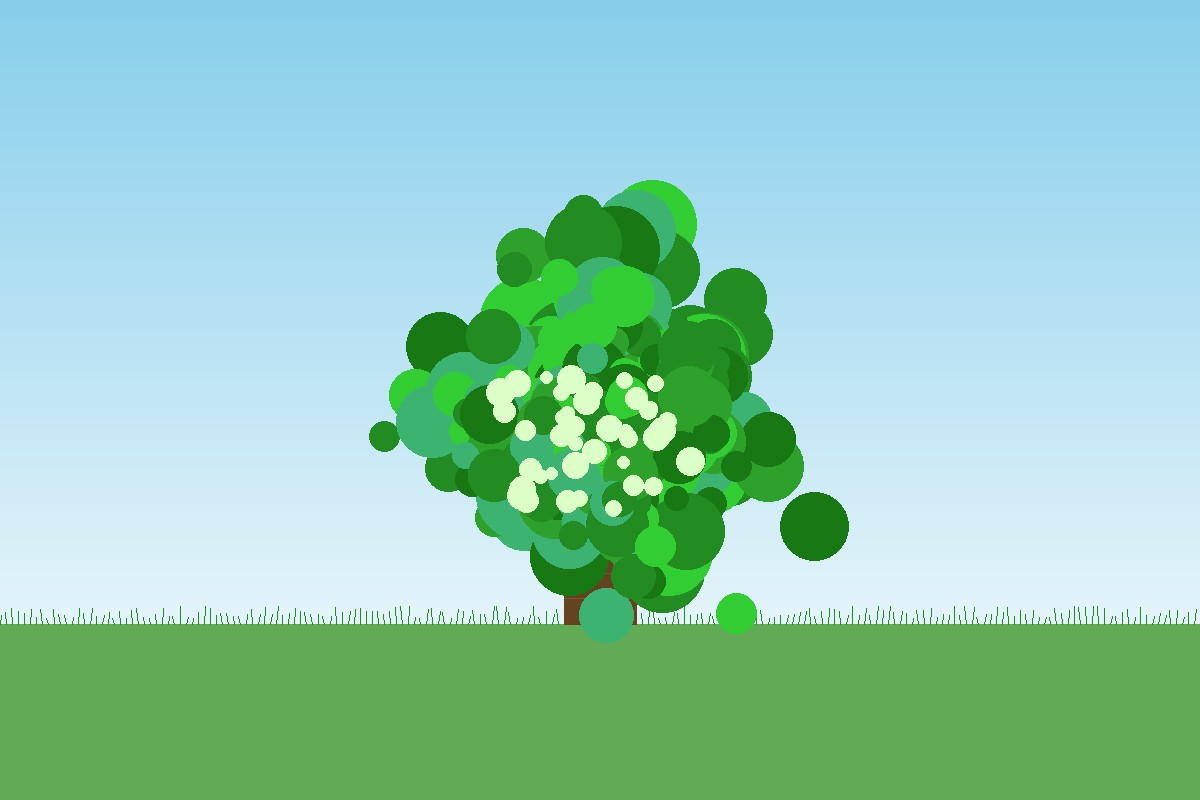

Recreate this plot in Python.
# generate_tree_image.py
# Creates a simple stylized tree image and saves it to D:/Gitdemo/First-repo/image.jpg
# Requires: Pillow (pip install pillow)

from PIL import Image, ImageDraw
import os
import random
import math

OUT_PATH = r"D:/Gitdemo/First-repo/image.jpg"
W, H = 1200, 800

def ensure_dir(path):
    d = os.path.dirname(path)
    if d and not os.path.exists(d):
        os.makedirs(d, exist_ok=True)

def draw_sky_gradient(draw, w, h, top=(135, 206, 235), bottom=(255, 255, 255)):
    for y in range(h):
        t = y / (h - 1)
        r = int(top[0] * (1 - t) + bottom[0] * t)
        g = int(top[1] * (1 - t) + bottom[1] * t)
        b = int(top[2] * (1 - t) + bottom[2] * t)
        draw.line([(0, y), (w, y)], fill=(r, g, b))

def draw_trunk(draw, cx, ground_y, trunk_width, trunk_height):
    left = cx - trunk_width // 2
    right = cx + trunk_width // 2
    top = ground_y - trunk_height
    # trunk rectangle
    draw.rectangle([left, top, right, ground_y], fill=(101, 67, 33))
    # add some rings/texture
    for i in range(6):
        yy = top + int((i+1) * trunk_height / 7)
        draw.line([(left, yy), (right, yy)], fill=(120, 85, 51), width=1)

def draw_canopy(draw, cx, top_y, radius, leaf_colors):
    # draw layered clusters of leaves using circles
    n_clusters = 160
    for i in range(n_clusters):
        angle = random.uniform(0, 2*math.pi)
        r = random.gauss(radius*0.6, radius*0.3)
        rx = int(cx + math.cos(angle) * r * random.uniform(0.2, 1.0))
        ry = int(top_y + math.sin(angle) * r * random.uniform(0.2, 1.0))
        leaf_r = random.randint(int(radius*0.08), int(radius*0.2))
        color = random.choice(leaf_colors)
        bbox = [rx - leaf_r, ry - leaf_r, rx + leaf_r, ry + leaf_r]
        draw.ellipse(bbox, fill=color, outline=None)

def draw_ground(draw, w, h, ground_y):
    draw.rectangle([0, ground_y, w, h], fill=(98, 170, 85))
    # add simple grass blades
    for x in range(0, w, 6):
        blade_h = random.randint(6, 18)
        draw.line([(x, ground_y), (x + random.randint(-2, 2), ground_y - blade_h)], fill=(34, 139, 34))

def main():
    ensure_dir(OUT_PATH)
    img = Image.new("RGB", (W, H), (255, 255, 255))
    draw = ImageDraw.Draw(img)

    # sky
    draw_sky_gradient(draw, W, H, top=(135, 206, 235), bottom=(255, 255, 255))

    # ground
    ground_y = int(H * 0.78)
    draw_ground(draw, W, H, ground_y)

    # tree position and size
    cx = W // 2
    trunk_height = int(H * 0.22)
    trunk_width = int(W * 0.06)
    draw_trunk(draw, cx, ground_y, trunk_width, trunk_height)

    # canopy
    canopy_top = ground_y - trunk_height - int(H * 0.05)
    canopy_radius = int(H * 0.25)
    leaf_colors = [
        (34, 139, 34), (46, 160, 44), (60, 179, 113), (50, 205, 50),
        (34, 139, 34), (24, 120, 20)
    ]
    # draw several layered canopies for depth
    for i, scale in enumerate([1.1, 0.95, 0.8]):
        draw_canopy(draw, cx + int(8 * i), canopy_top + int(10 * i), int(canopy_radius * scale), leaf_colors)

    # simple highlights (sunlit leaves)
    for _ in range(40):
        rx = random.randint(cx - canopy_radius//2, cx + canopy_radius//2)
        ry = random.randint(canopy_top - canopy_radius//6, canopy_top + canopy_radius//2)
        r = random.randint(6, 14)
        draw.ellipse([rx-r, ry-r, rx+r, ry+r], fill=(220, 255, 200, 128))

    # optionally resize slightly to add subtle anti-aliasing (kept original here)
    img.save(OUT_PATH, quality=90)
    print(f"Saved tree image to {OUT_PATH}")

if __name__ == "__main__":
    main()